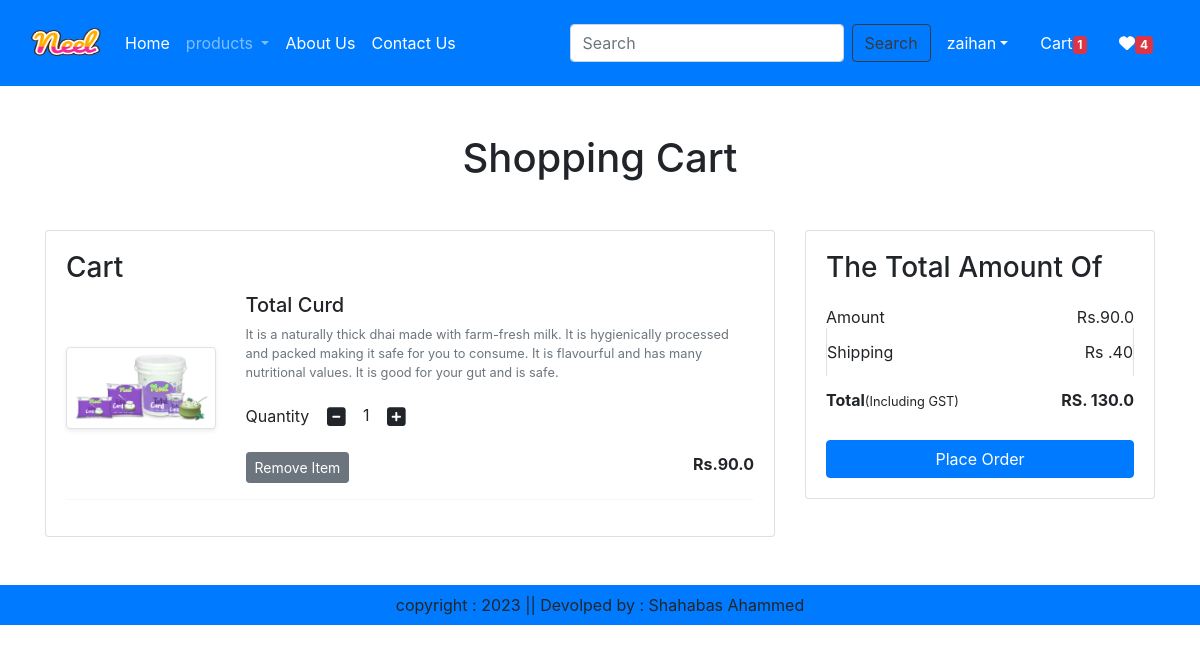
The page /cart/ (signed in) on the database its author committed.
### ecommerce/models.py (models this page shows, shortened)
class Cart(models.Model):
    user = models.ForeignKey(User,on_delete=models.CASCADE)
    product  = models.ForeignKey(Product, on_delete=models.CASCADE)
    quantity = models.PositiveIntegerField(default=1)

class Product(models.Model):
    title = models.CharField(max_length=100)
    selling_price = models.FloatField()
    discounted_price = models.FloatField()
    description = models.TextField()
    composition =models.TextField(default='')
    prodapp = models.TextField(default='')
    category = models.CharField(choices=CATOGERY_CHOICES, max_length=2)
    product_image = models.ImageField(upload_to='product')

### ecommerce/views.py (the view)
# urls.py: path('cart/',views.show_cart,name='showcart'),
@login_required
def show_cart(request):
    user = request.user
    cart = Cart.objects.filter(user=user)
    amount =0
    for p in cart:
       value = p.quantity * p.product.discounted_price
       amount= amount + value
    totalamount = amount + 40
    totalitem = 0
    wishitem =0
    if request.user.is_authenticated:
        totalitem = len(Cart.objects.filter(user=request.user))
        wishitem = len(Wishlist.objects.filter(user=request.user))
    return render( request,'addtocart.html',locals())

### ecommerce/templates/addtocart.html (shortened to what this page needs)
{% extends 'base.html' %}
{% load static %}
{% block main-content %}
<div class="container my-5">
    <div class="row">
        {% if cart %}
            <h1 class="text-center mb-5"> Shopping Cart</h1>
            <div class="col-sm-8">
                <div class="card">
                    <div class="card-body">
                        <h3 >Cart</h3>
                        {% for item in cart %}
                        <div class="row">
                            <div class="col-sm-3 text-center align-self-center"><img src="{{item.product.product_image.url}}" alt="" class="img-fluid img-thumbnail shadow-sm" height="150" width="150"></div>
                            <div class="col-sm-9">
                                <div>
                                    <h5>{{item.product.title}}</h5>
                                    <p class="mb-2 text-muted small">{{item.product.description}}</p>
                                    <div class="my-3">
                                    <label for="quantity">Quantity</label>
                                    <a class="minus-cart btn" pid="{{item.product.id}}"><i class="fa fa-minus-square fa-lg"></i></a>
                                    <span id="quantity">{{item.quantity}}</span>
                                    <a class="plus-cart btn " pid="{{item.product.id}}"><i class="fa fa-plus-square fa-lg"></i></a>
                                    </div>
                                    <div class="d-flex justify-content-between">
                                        <a href="#" class="remove-cart btn btn-sm btn-secondary mr-3" pid="{{item.product.id}}">Remove Item</a>
                                        <p class="mb-0 "><span><strong>Rs.{{item.product.discounted_price}}</strong></span></p>
                                    </div>
                                </div>
                            </div>
                        </div>
                        <hr class="text-muted">
                        {% endfor %}
                    </div>
                </div>
            </div>
            <div class="col-sm-4">
                <div class="card">
                    <div class="card-body">
                        <h3>The Total Amount Of </h3>
                        <ul class="list-group">
                            <li class="list-group-item d-flex justify-content-between align-items-center border-0 px-0 pb-0 ">Amount <span id="amount">Rs.{{amount}}</span></li>
                            <li class="list-group-item d-flex justify-content-between align-items-center  px-0 ">Shipping <span >Rs .40</span></li>
                            <li class="list-group-item d-flex justify-content-between align-items-center border-0 px-0 mb-3 ">
                                <div>
                                    <strong>Total</strong><small>(Including GST)</small>
                                </div>
                                <span id="totalamount"><strong>RS. {{totalamount}}</strong></span>
                            </li>
                        </ul>
                        <div class="d-grid "><a href="{% url 'checkout' %}" class="btn btn-primary">Place Order </a></div>
                    </div>
                </div>
            </div>
            {% else %}
            <h1 class="text-center mb-5">Cart is Empty</h1>
        {% endif %}
    </div>
</div>
{% endblock main-content %}

### ecommerce/templates/base.html (shortened to what this page needs)
<!DOCTYPE html>
{% load static %}
<html lang="en">
<head>
    <link href="https://cdn.jsdelivr.net/npm/bootstrap@5.2.3/dist/css/bootstrap.min.css" rel="stylesheet">
    <link rel="stylesheet" href="https://cdn.jsdelivr.net/npm/bootstrap@4.0.0/dist/css/bootstrap.min.css">
    <link rel="stylesheet" href="https://cdnjs.cloudflare.com/ajax/libs/font-awesome/5.15.3/css/all.min.css">
    <link rel="stylesheet" href="{% static 'css/owl.carousel.min.css'  %}">
    <link rel="stylesheet" href="{% static 'all.min.css'  %}">
    <link rel="stylesheet" href="{% static 'css/style.css'  %}">
</head>
<body>
    <nav class="navbar navbar-expand-lg navbar-dark bg-primary">
        <div class="container-fluid">
          <a class="navbar-brand" href="#">
            <img src="{% static 'images/Neel.png' %}"  width="70" height="60" alt="">
          </a>
          <div class="collapse navbar-collapse" id="navbarSupportedContent">
            <ul class="navbar-nav me-auto mb-2 mb-lg-0">
              {% if request.user.is_authenticated %}
              <li class="nav-item">
                <a class="nav-link active" aria-current="page" href="/">Home</a>
              </li>
              <li class="nav-item dropdown">
                <a class="nav-link dropdown-toggle " href="#" role="button" data-bs-toggle="dropdown" aria-expanded="false">
                  products
                </a>
              </li>
              <li class="nav-item">
                <a class="nav-link text-white" href="{% url 'about' %}">About Us</a>
              </li>
              <li class="nav-item">
                <a class="nav-link text-white" href="{% url 'contact' %}">Contact Us</a>
              </li>
            </ul>
            <form class="d-flex" role="search" action="/search">
              <input class="form-control me-2" type="search" placeholder="Search" name="search" aria-label="Search">
              <button class="btn btn-outline-dark" type="submit">Search</button>
            </form>
          </div>
          <ul class="navbar-nav me-auto mb-2 mb-lg-0">
            <li class="nav-item dropdown mx-2">
                <a class="nav-link dropdown-toggle text-white" href="" id="profileDropdown" role="bu
                " data-bs-toggle="dropdown" aria-expanded="false">{{request.user}}</a>
            </li>
            <li class="nav-item mx-2">
                <a href="{% url 'showcart' %}" class="nav-link text-white">Cart<span class="badge bg-danger">{% if totalitem > 0 %}{{totalitem}}{% endif %}</span> </a>
            </li>
            <li class="nav-item mx-2">
                <a href="{% url 'showwishlist' %}" class="nav-link text-white"><i class="fa fa-heart"></i><span class="badge bg-danger">{% if wishitem > 0 %}{{wishitem}}{% endif %}</span> </a>
            </li>
          {% endif %}
          </ul>
        </div>
    </nav>
    {% block main-content %} {% endblock main-content %}
    <footer class="container-fluid  bg-primary text-center p-2 mt-5">
        copyright : 2023 || Devolped by : Shahabas Ahammed
    </footer>
</body>
</html>

### rows shown on the page
Cart: product.product_image (picture), product "Total Curd", product.description "It is a naturally thick dhai made with farm-fresh milk. It is hygienically processed and packed making it safe for you to consume. It is flavourful and has many nutritional values. It is good for your gut and is safe.", quantity "1", product.discounted_price "90.0"

### other values the page prints
{{ request.user }} "zaihan"
{{ totalitem }} "1"
{{ wishitem }} "4"
{{ amount }} "90.0"
{{ totalamount }} "130.0"
